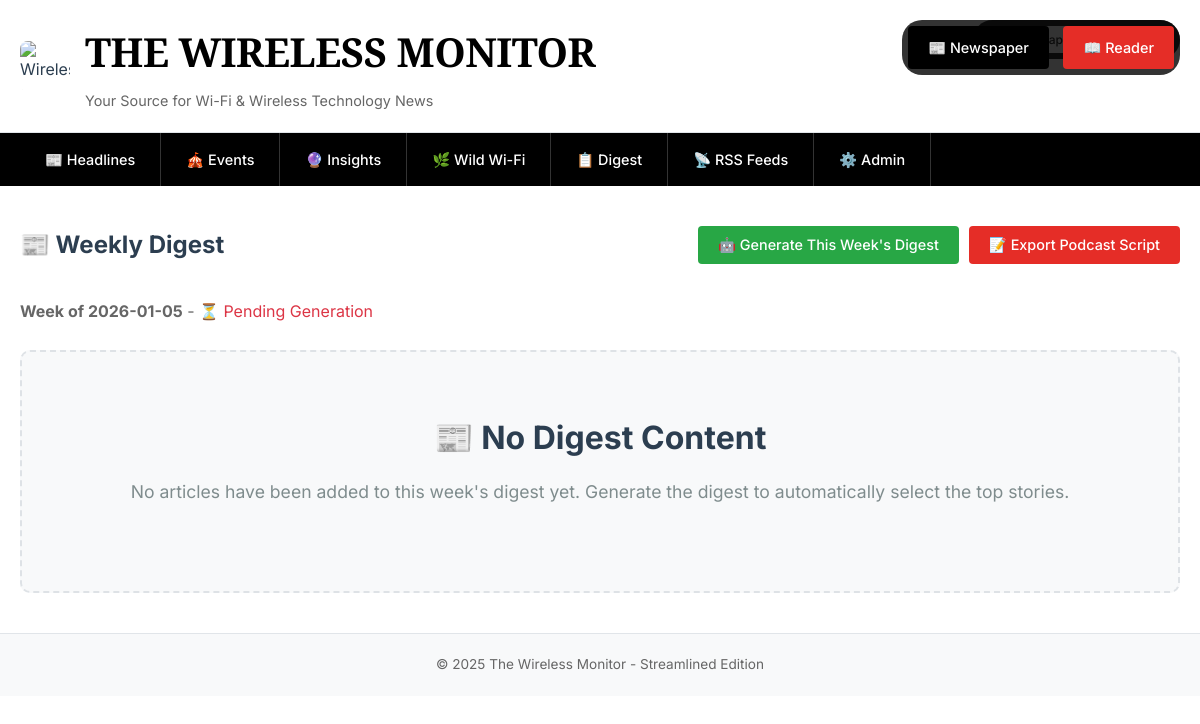
The page /weekly_digest on the database as committed earlier.
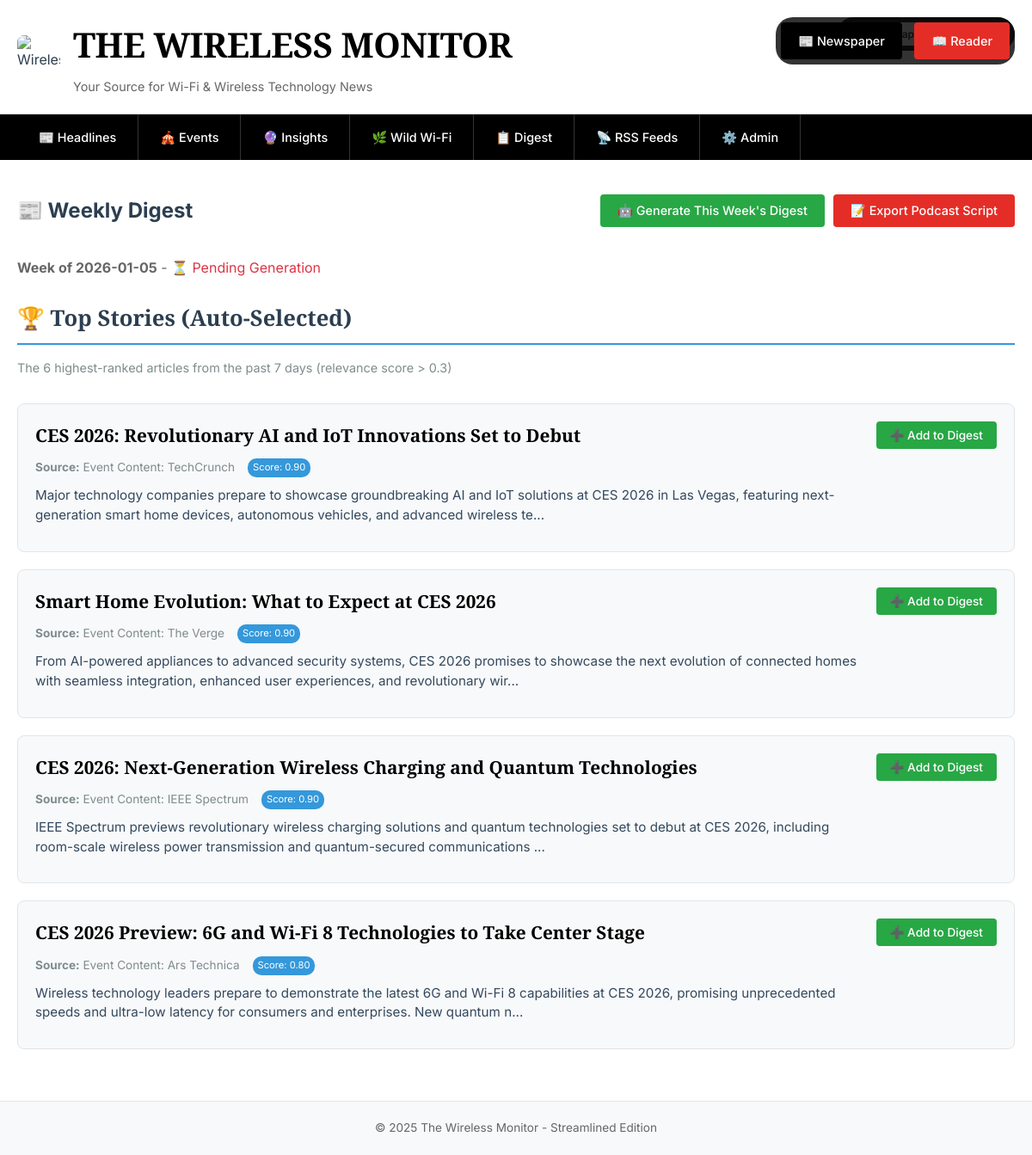
The same page on the database as committed later.
### tables this page shows
CREATE TABLE articles (
                id INTEGER PRIMARY KEY AUTOINCREMENT,
                feed_id INTEGER,
                title TEXT NOT NULL,
                url TEXT UNIQUE NOT NULL,
                description TEXT,
                content TEXT,
                published_date TIMESTAMP,
                relevance_score REAL DEFAULT 0,
                entertainment_score REAL DEFAULT 0,
                wifi_keywords TEXT,
                created_at TIMESTAMP DEFAULT CURRENT_TIMESTAMP, image_url TEXT,
                FOREIGN KEY (feed_id) REFERENCES rss_feeds (id)
            );

CREATE TABLE rss_feeds (
                id INTEGER PRIMARY KEY AUTOINCREMENT,
                name TEXT NOT NULL,
                url TEXT UNIQUE NOT NULL,
                active INTEGER DEFAULT 1,
                last_fetched TIMESTAMP,
                created_at TIMESTAMP DEFAULT CURRENT_TIMESTAMP
            );

### main.py (the view)
        @self.app.route('/weekly_digest')
        def weekly_digest():
            view_mode = request.args.get('view', 'newspaper')
            conn = self.get_db_connection()
            from datetime import datetime, timedelta
            today = datetime.now().date()
            week_start = today - timedelta(days=today.weekday())
            manual_articles = conn.execute('''
                SELECT wd.*, a.title, a.url, a.description, a.relevance_score, f.name as feed_name
                FROM weekly_digest wd
                JOIN articles a ON wd.article_id = a.id
                JOIN rss_feeds f ON a.feed_id = f.id
                WHERE wd.week_start = ?
                ORDER BY wd.added_at DESC
            ''', (week_start,)).fetchall()
            seven_days_ago = today - timedelta(days=7)
            top_articles = conn.execute('''
                SELECT a.*, f.name as feed_name
                FROM articles a
                JOIN rss_feeds f ON a.feed_id = f.id
                WHERE DATE(a.published_date) >= ?
                AND DATE(a.published_date) <= ?
                AND a.relevance_score > 0.3
                AND a.id NOT IN (SELECT article_id FROM weekly_digest WHERE week_start = ?)
                ORDER BY a.relevance_score DESC, a.published_date DESC
                LIMIT 6
            ''', (seven_days_ago, today, week_start)).fetchall()
            digest_status = conn.execute('''
                SELECT value FROM settings WHERE key = ?
            ''', (f'digest_generated_{week_start}',)).fetchone()
            conn.close()
            return render_template('weekly_digest.html',
                                 manual_articles=manual_articles,
                                 top_articles=top_articles,
                                 week_start=week_start,
                                 digest_generated=digest_status is not None,
                                 view_mode=view_mode)

### main.py (called while the page is built)
    def get_db_connection(self):
        conn = sqlite3.connect(self.db_path, timeout=30.0)
        conn.row_factory = sqlite3.Row
        conn.execute('PRAGMA journal_mode=WAL')
        conn.execute('PRAGMA synchronous=NORMAL')
        conn.execute('PRAGMA cache_size=10000')
        conn.execute('PRAGMA temp_store=memory')
        return conn

### templates/weekly_digest.html (shortened to what the changed rows need)
{% extends "base.html" %}
{% block content %}
<div style="display: flex; justify-content: space-between; align-items: center; margin-bottom: {% if view_mode == 'reader' %}0{% else %}35px{% endif %}; ">
    <h2>📰 Weekly Digest</h2>
</div>
{% if top_articles %}
<div style="{% if view_mode == 'reader' %}padding: 0 20px; margin-bottom: 20px;{% else %}margin-bottom: 30px;{% endif %}">
    <h3 style="font-family: {% if view_mode == 'reader' %}'Arial', sans-serif{% else %}'Playfair Display', serif{% endif %}; font-size: {% if view_mode == 'reader' %}1.2rem{% else %}1.6rem{% endif %}; color: #2c3e50; margin-bottom: 15px; border-bottom: 2px solid #3498db; padding-bottom: 8px;">
        🏆 Top Stories (Auto-Selected)
    </h3>
    <p style="font-family: 'Inter', sans-serif; font-size: 0.9rem; color: #7f8c8d; margin-bottom: 20px;">
        The 6 highest-ranked articles from the past 7 days (relevance score > 0.3)
    </p>
</div>
{% for article in top_articles %}
<div class="{% if view_mode == 'reader' %}article{% else %}article{% endif %}" style="{% if view_mode == 'reader' %}border-bottom: 1px solid #f0f0f0; padding: 15px 20px; margin: 0; background: white;{% else %}border: 1px solid #e1e5e9; border-radius: 8px; padding: 20px; margin-bottom: 20px; background: #f8f9fa;{% endif %}">
    <div style="display: flex; justify-content: space-between; align-items: flex-start; gap: 15px;">
        <div style="flex: 1;">
            <h4 style="{% if view_mode == 'reader' %}font-family: 'Arial', sans-serif; font-size: 1rem; font-weight: bold; color: #1155cc; margin-bottom: 8px;{% else %}font-family: 'Playfair Display', serif; font-size: 1.3rem; font-weight: 600; color: #000; margin-bottom: 10px;{% endif %}">
                <a href="{{ article.url }}" target="_blank" style="{% if view_mode == 'reader' %}color: #1155cc; text-decoration: none;{% else %}color: #000; text-decoration: none;{% endif %}">
                    {{ article.title }}
                </a>
            </h4>
            <div style="{% if view_mode == 'reader' %}font-family: 'Arial', sans-serif; font-size: 0.8rem; color: #999; margin-bottom: 8px;{% else %}font-family: 'Inter', sans-serif; font-size: 0.85rem; color: #7f8c8d; margin-bottom: 10px; display: flex; align-items: center; gap: 15px;{% endif %}">
                <span><strong>Source:</strong> {{ article.feed_name }}</span>
                <span style="background: #3498db; color: white; padding: 2px 6px; border-radius: 10px; font-size: 0.7rem;">Score: {{ "%.2f"|format(article.relevance_score) }}</span>
            </div>
            <p style="{% if view_mode == 'reader' %}font-family: 'Arial', sans-serif; font-size: 0.9rem; line-height: 1.4; color: #666; margin-bottom: 8px;{% else %}font-family: 'Inter', sans-serif; font-size: 0.95rem; line-height: 1.5; color: #34495e; margin-bottom: 10px;{% endif %}">
                {{ article.description[:200] }}{% if article.description|length > 200 %}...{% endif %}
            </p>
        </div>
        <div>
            <button onclick="addToDigest({{ article.id }}, 'Top story of the week')" class="btn" style="{% if view_mode == 'reader' %}font-size: 0.8rem; padding: 6px 12px; background: #28a745;{% else %}font-size: 0.85rem; padding: 8px 16px; background: #28a745;{% endif %}">
                ➕ Add to Digest
            </button>
        </div>
    </div>
</div>
{% endfor %}
{% endif %}
{% if not manual_articles and not top_articles %}
<div style="text-align: center; padding: {% if view_mode == 'reader' %}40px 20px{% else %}60px 20px{% endif %}; color: {% if view_mode == 'reader' %}#666{% else %}#7f8c8d{% endif %}; {% if view_mode != 'reader' %}background: #f8f9fa; border-radius: 10px; border: 2px dashed #dee2e6;{% endif %}">
    <h3 style="font-family: {% if view_mode == 'reader' %}'Inter', sans-serif{% else %}'Inter', sans-serif{% endif %}; font-size: {% if view_mode == 'reader' %}1.4rem{% else %}2rem{% endif %}; margin-bottom: 15px; color: {% if view_mode == 'reader' %}#333{% else %}#2c3e50{% endif %};">📰 No Digest Content</h3>
    <p style="font-family: {% if view_mode == 'reader' %}'Inter', sans-serif{% else %}'Inter', sans-serif{% endif %}; font-size: {% if view_mode == 'reader' %}0.9rem{% else %}1.1rem{% endif %}; margin-bottom: 25px;">
        No articles have been added to this week's digest yet. Generate the digest to automatically select the top stories.
    </p>
</div>
{% endif %}
{% endblock %}

Rows that differ between the two databases and show on the page:
added articles: title "CES 2026: Revolutionary AI and IoT Innovations Set to Debut", feed_name "Event Content: TechCrunch", relevance_score "0.90", description "Major technology companies prepare to showcase groundbreaking AI and IoT solutions at CES 2026 in Las Vegas, featuring next-generation smart home devices, autonomous vehicles, and advanced wireless te"
added articles: title "Smart Home Evolution: What to Expect at CES 2026", feed_name "Event Content: The Verge", relevance_score "0.90", description "From AI-powered appliances to advanced security systems, CES 2026 promises to showcase the next evolution of connected homes with seamless integration, enhanced user experiences, and revolutionary wir"
added articles: title "CES 2026: Next-Generation Wireless Charging and Quantum Technologies", feed_name "Event Content: IEEE Spectrum", relevance_score "0.90", description "IEEE Spectrum previews revolutionary wireless charging solutions and quantum technologies set to debut at CES 2026, including room-scale wireless power transmission and quantum-secured communications"
added articles: title "CES 2026 Preview: 6G and Wi-Fi 8 Technologies to Take Center Stage", feed_name "Event Content: Ars Technica", relevance_score "0.80", description "Wireless technology leaders prepare to demonstrate the latest 6G and Wi-Fi 8 capabilities at CES 2026, promising unprecedented speeds and ultra-low latency for consumers and enterprises. New quantum n"
Other text that changed with them:
text no longer shown: "📰 No Digest Content No articles have been added to this week's digest yet. Generate the digest to automatically select the top stories."
text now shown: "🏆 Top Stories (Auto-Selected) The 6 highest-ranked articles from the past 7 days (relevance score > 0.3)"
